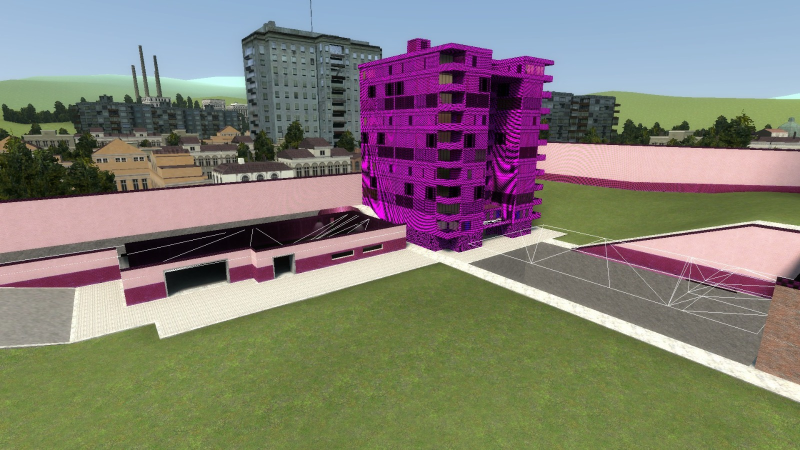
#> input picture Originales/edificio - Copy.jpg, 1600 x 900 px (shown at 1/2 size)
$ python -i prueba.py   (imports and definitions only)
#> lines starting #> are read from the running program, lines starting #| are printed output that depends on the picture
import cv2
import numpy as np
import os
import glob
import os
from PIL import Image, ImageOps
import sys
import json

##########################################################################
##                                                                      ##
##                            Constantes                                ##
##                                                                      ##
##########################################################################

# Path donde buscaremos las imágenes
PATH_ORIGINALES = "./Originales/"

# Path donde se buscarán los patrones
PATH_PATRONES = "./Patrones/"

# Path donde se guardan los archivos marcados con los errores
PATH_MARCADAS = "./Marcadas/"

# Path donde se guardan los archivos que guardan la información de las coordenadas con pixeles detectados como error
PATH_COORDENADAS = "./Jsons/"
# Extensión de los patrones
EXTENSION_PATRON = ".jpg"

# Extensión de los .json
EXTENSION_JSON = ".json"

# Añadido para diferenciar que está marcada
IMG_MARCADA = "_marcada"

# Color en formato BGR con el que se repintan los píxeles que dan error
COLORBGR_SOBREPINTADO = [255, 255, 255]

######################### FIN CONSTANTES ##################################

"""
    Dado un nombre de archivo (con extensión incluido) comprueba si existe en el directorio
    PATH_ORIGINALES

    Parameters:
    nombre_imagen (string): Nombre del archivo a comprobar su existencia

    Returns:
    bool: True si la imagen existe, False en caso contrario

"""


# [7 lines left out: function existe_imagen, not called in this run]


'''
    Se utiliza la mascara obtenida para generar un archivo en formato json con las coordenadas de los pixeles que se han
    detectado como error

    Parameters:
    nombre (string): Nombre del archivo a procesar
    shape0 (int): Alto de la foto
    shape1 (int): Ancho de la foto
    mascara (array): Array de 0s y 1s con la info de los pixeles que son un error

'''


# [23 lines left out: function guardar_json, not called in this run]

'''
    Se utiliza la imagen original y la máscara para pintar encima de la imagen original los píxeles que
    son detectados como error

    Parameters:
    img (string): Array con el contenido de los pixeles en formato BGR de la foto original
    mascara (array): Array de 0s y 1s con la info de los pixeles que son un error

'''


# [9 lines left out: function marcar_coloreando_encima, not called in this run]

'''
    Se utiliza la imagen original y la máscara para calcular el porcentaje de pixeles que se han visto
    afectados y saber así, si existe o no alguna textura fallida

    Parameters:
    img (string): Array con el contenido de los pixeles en formato BGR de la foto original
    mascara (array): Array de 0s y 1s con la info de los pixeles que son un error

'''

# [9 lines left out: function calcular_porcentaje_fallo, not called in this run]


'''
    Se utiliza la imagen original y la máscara para eliminar en la imagen original los píxeles que
    son detectados como error

    Parameters:
    nombre (string): Nombre de la foto original
    extension (string): Extensión de la foto original
    mascara (array): Array de 0s y 1s con la info de los pixeles que son un error

'''


# [12 lines left out: function marcar_eliminando_pixeles, not called in this run]


"""
    Se utiliza una imagen para crear una máscara en función de los píxeles que se detectan como errores
    de textura

    Parameters:
    nombre_imagen (string): Nombre del archivo a procesar

    Returns:
    np Array: Devuelve un array de numpy con la información de la máscara con valores de 0 y 1 dependiendo de si en ese
    píxel se ha detectado un error o no.

"""


def crea_mascara(nombre_imagen):
    # Por una parte guardamos el nombre sin extensión para ponerlo en la carpeta de marcadas
    nombre_sin_extension = os.path.splitext(nombre_imagen)[0]

    # Por otra parte se guarda la extensión para poder soportar distintas extensiones
    extension_archivo = os.path.splitext(nombre_imagen)[1]

    # Ahora cargamos la imagen encontrada
    img = cv2.imread(PATH_ORIGINALES +
                     nombre_sin_extension + extension_archivo)

    # Se lee el nombre del patron que se quiere utilizar, en función del argumento de entrada
    nombre_patron = sys.argv[2]

    imagen_roja = Image.open(PATH_PATRONES + nombre_patron + EXTENSION_PATRON)

    imagen_roja_rgb = imagen_roja.convert("RGB")

    valores_imagen_roja_rgb = imagen_roja_rgb.getpixel((0, 0))

    # Establecemos el rango mínimo y máximo de (Blue, Green, Red): Dependiendo siempre del patron dado
    azul_altos = np.array(
        [valores_imagen_roja_rgb[2], valores_imagen_roja_rgb[1], valores_imagen_roja_rgb[0]])
    # Establacemos un rango que ayudará en la deteccion (las divisiones idoneas se han encontrado tras la ejecion de varios tets)
    azul_bajos = np.array(
        [(int)(azul_altos[0]/2.23), (int)(azul_altos[1]/8), (int)(azul_altos[2]/2.1)])

    # Recordatorio: el rango sirve para determinar qué píxeles detectaremos.
    # Cada píxel tiene asignado un valor [B, G, R] según su cantidad de Azul, Verde y Rojo.
    # Con el rango que hemos definido, detectaremos los píxeles que cumplan estas tres condiciones:
    #    -Su valor B esté entre 40 y 255
    #    -Su valor G esté entre 0 y 120
    #    -Su valor R esté entre 0 y 120

    # Detectamos los píxeles que estén dentro del rango que hemos establecido:
    mascara = cv2.inRange(img, azul_bajos, azul_altos)

    # Guardamos unicamente la imagen marcada
    cv2.imwrite(PATH_MARCADAS + nombre_sin_extension +
                "_mascara" + extension_archivo, mascara)

    #marcar_coloreando_encima(img, mascara)
    #marcar_eliminando_pixeles(nombre_sin_extension, extension_archivo, mascara)
    guardar_json(nombre_sin_extension, img.shape[0], img.shape[1], mascara)


# [12 lines left out: function main, not called in this run]


# [2 lines not run here, left out]

>>> import cv2
>>> picture = cv2.imread('Originales/edificio - Copy.jpg', cv2.IMREAD_GRAYSCALE)
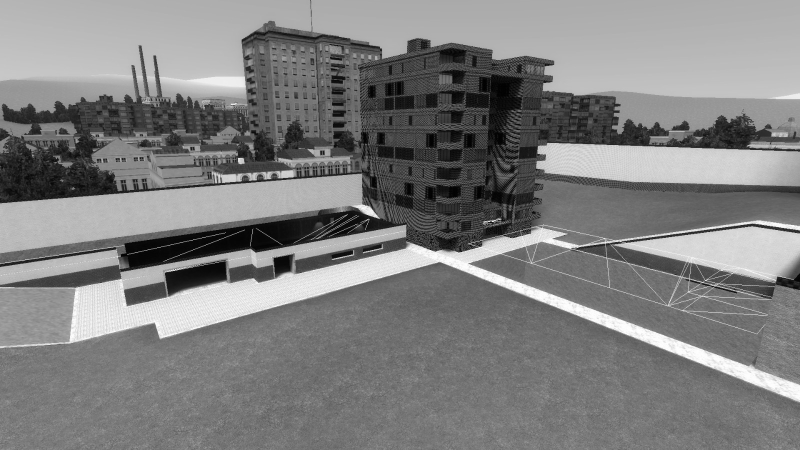
#> picture: shape (900, 1600) (shown at 1/2 size); min 0, max 255, mean 127.5
#> (the run stopped early here; a loop or call above may not have finished)
